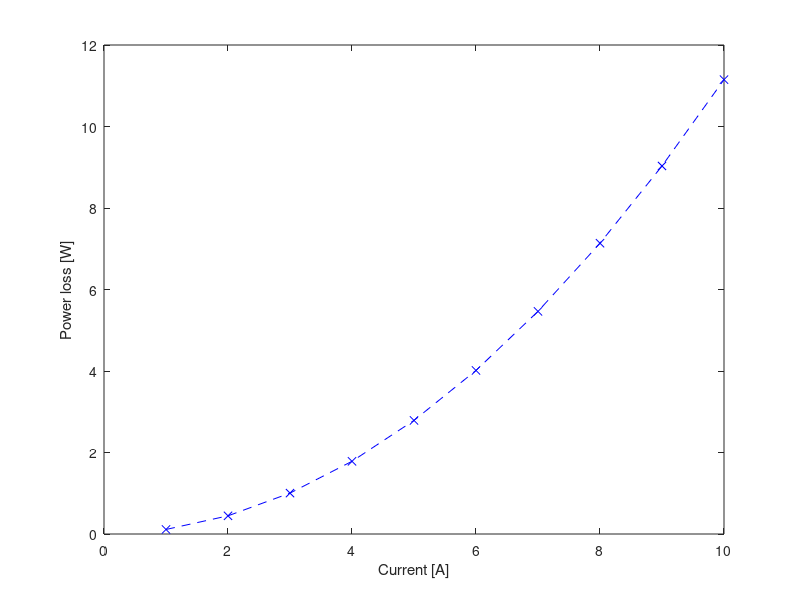

MATLAB code to generate this figure:
I = 1:10;
P = (I.^2) * 0.1115;

Powerloss = plot(I, P);
set(Powerloss,'marker','x','color','b','linestyle','--');
% add x- and y-axis labels
xlabel('Current [A]');
ylabel('Power loss [W]');